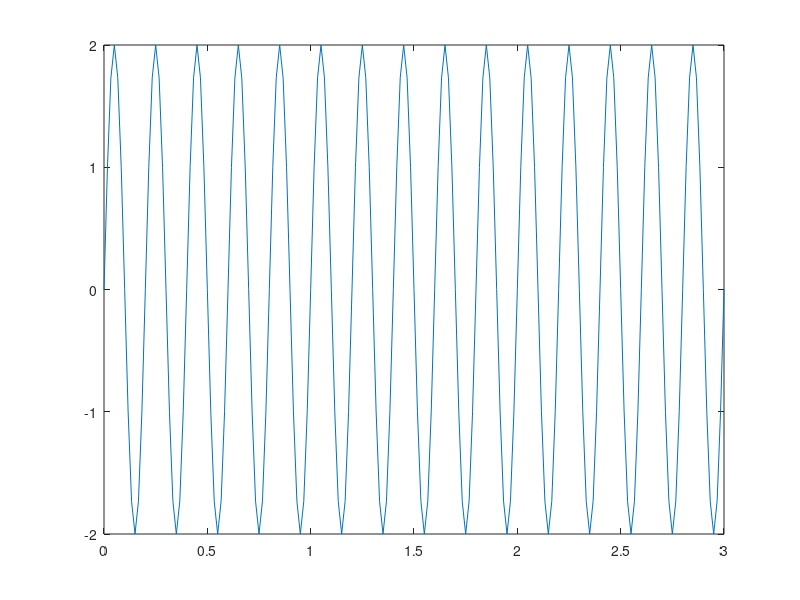

This chart was generated by the following MATLAB code:
% Gerar um sinal senoidal, com frequência de 5 Hz, amplitude de 2 V por 3 segundos.
% Considere uma amostragem a uma taxa de 60 Hz.

% 𝑠 = 𝐴. 𝑠𝑒𝑛(2pi𝑓𝑡)
% 𝐴 = 2 𝑉
% 𝑓 = 5 𝐻𝑧
% 𝑠 = 2. 𝑠𝑒𝑛(2pi5𝑡)
% 𝑡 = 𝑡𝑒𝑚𝑝𝑜 𝑑𝑒 𝑑𝑢𝑟𝑎çã𝑜 𝑑𝑜 𝑠𝑖𝑛𝑎𝑙 = 3 𝑠
% Considere uma amostragem a uma taxa de 60 Hz:
% 𝑓𝑠 = 60 𝐻𝑧
% 𝑇𝑠 = 1 / 𝑓s = (1/60)s

A = 2; % Amplitude do Sinal 2V
f = 5; % frequencia 5 hz
fs = 60; % frequência de amostragem
Ts = (1/fs); % período de amostragem
t = 0:Ts:3; % tempo de duração do sinal
x=A*sin(2*pi*f*t); % sinal senoidal de frequência 60 Hz
plot(t,x)% plotando os sinais